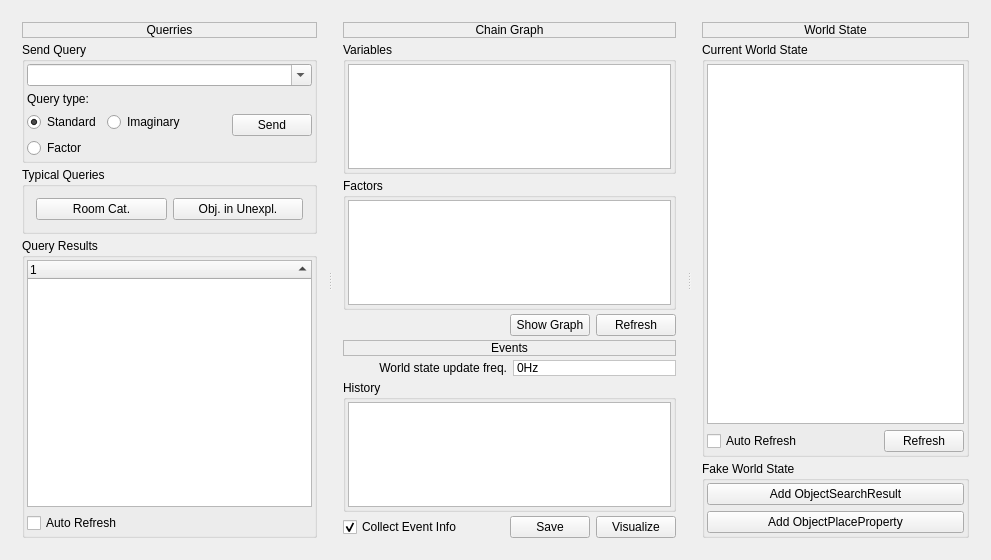
<?xml version="1.0" encoding="UTF-8"?>
<ui version="4.0">
 <class>ConceptualWidgetClass</class>
 <widget class="QWidget" name="ConceptualWidgetClass">
  <property name="geometry">
   <rect>
    <x>0</x>
    <y>0</y>
    <width>991</width>
    <height>560</height>
   </rect>
  </property>
  <property name="windowTitle">
   <string>Conceptual.SA Tester</string>
  </property>
  <property name="windowIcon">
   <iconset resource="../resources.qrc">
    <normaloff>:/icons/icons/applications-engineering.png</normaloff>:/icons/icons/applications-engineering.png</iconset>
  </property>
  <layout class="QHBoxLayout" name="horizontalLayout_3">
   <item>
    <widget class="QSplitter" name="splitter">
     <property name="orientation">
      <enum>Qt::Horizontal</enum>
     </property>
     <widget class="QWidget" name="layoutWidget">
      <layout class="QVBoxLayout" name="verticalLayout_4">
       <property name="spacing">
        <number>4</number>
       </property>
       <item>
        <widget class="QLabel" name="label_3">
         <property name="frameShape">
          <enum>QFrame::StyledPanel</enum>
         </property>
         <property name="frameShadow">
          <enum>QFrame::Raised</enum>
         </property>
         <property name="text">
          <string>Querries</string>
         </property>
         <property name="alignment">
          <set>Qt::AlignCenter</set>
         </property>
        </widget>
       </item>
       <item>
        <widget class="QGroupBox" name="groupBox">
         <property name="title">
          <string>Send Query</string>
         </property>
         <layout class="QVBoxLayout" name="verticalLayout">
          <property name="margin">
           <number>2</number>
          </property>
          <item>
           <widget class="QComboBox" name="queryComboBox">
            <property name="editable">
             <bool>true</bool>
            </property>
            <property name="insertPolicy">
             <enum>QComboBox::NoInsert</enum>
            </property>
           </widget>
          </item>
          <item>
           <layout class="QHBoxLayout" name="horizontalLayout">
            <item>
             <layout class="QGridLayout" name="gridLayout">
              <item row="0" column="0">
               <widget class="QLabel" name="label">
                <property name="text">
                 <string>Query type:</string>
                </property>
               </widget>
              </item>
              <item row="1" column="0">
               <widget class="QRadioButton" name="standardQueryRadioButton">
                <property name="text">
                 <string>Standard</string>
                </property>
                <property name="checked">
                 <bool>true</bool>
                </property>
               </widget>
              </item>
              <item row="2" column="0">
               <widget class="QRadioButton" name="factorQueryRadioButton">
                <property name="text">
                 <string>Factor</string>
                </property>
               </widget>
              </item>
              <item row="1" column="1">
               <widget class="QRadioButton" name="imaginaryQueryRadioButton">
                <property name="text">
                 <string>Imaginary</string>
                </property>
               </widget>
              </item>
             </layout>
            </item>
            <item>
             <spacer name="horizontalSpacer">
              <property name="orientation">
               <enum>Qt::Horizontal</enum>
              </property>
              <property name="sizeHint" stdset="0">
               <size>
                <width>40</width>
                <height>20</height>
               </size>
              </property>
             </spacer>
            </item>
            <item>
             <widget class="QPushButton" name="sendQueryButton">
              <property name="text">
               <string>Send</string>
              </property>
              <property name="icon">
               <iconset resource="../resources.qrc">
                <normaloff>:/icons/icons/stock_mail-send-receive.png</normaloff>:/icons/icons/stock_mail-send-receive.png</iconset>
              </property>
             </widget>
            </item>
           </layout>
          </item>
         </layout>
        </widget>
       </item>
       <item>
        <widget class="QGroupBox" name="groupBox_8">
         <property name="title">
          <string>Typical Queries</string>
         </property>
         <layout class="QGridLayout" name="gridLayout_3">
          <item row="0" column="1">
           <widget class="QPushButton" name="categoriesButton">
            <property name="text">
             <string>Room Cat.</string>
            </property>
           </widget>
          </item>
          <item row="0" column="2">
           <widget class="QPushButton" name="objectsButton">
            <property name="text">
             <string>Obj. in Unexpl.</string>
            </property>
           </widget>
          </item>
         </layout>
        </widget>
       </item>
       <item>
        <widget class="QGroupBox" name="groupBox_2">
         <property name="title">
          <string>Query Results</string>
         </property>
         <layout class="QVBoxLayout" name="verticalLayout_2">
          <property name="margin">
           <number>2</number>
          </property>
          <item>
           <widget class="QTreeWidget" name="queryResultTreeWidget">
            <property name="alternatingRowColors">
             <bool>true</bool>
            </property>
            <property name="rootIsDecorated">
             <bool>false</bool>
            </property>
            <property name="itemsExpandable">
             <bool>true</bool>
            </property>
            <property name="sortingEnabled">
             <bool>true</bool>
            </property>
            <property name="allColumnsShowFocus">
             <bool>true</bool>
            </property>
            <column>
             <property name="text">
              <string notr="true">1</string>
             </property>
            </column>
           </widget>
          </item>
          <item>
           <widget class="QCheckBox" name="autoRefreshQueryCheckBox">
            <property name="text">
             <string>Auto Refresh</string>
            </property>
            <property name="checked">
             <bool>false</bool>
            </property>
           </widget>
          </item>
         </layout>
        </widget>
       </item>
      </layout>
     </widget>
     <widget class="QWidget" name="verticalLayoutWidget">
      <layout class="QVBoxLayout" name="verticalLayout_5">
       <property name="spacing">
        <number>4</number>
       </property>
       <item>
        <widget class="QLabel" name="label_4">
         <property name="frameShape">
          <enum>QFrame::StyledPanel</enum>
         </property>
         <property name="frameShadow">
          <enum>QFrame::Raised</enum>
         </property>
         <property name="text">
          <string>Chain Graph</string>
         </property>
         <property name="alignment">
          <set>Qt::AlignCenter</set>
         </property>
        </widget>
       </item>
       <item>
        <widget class="QGroupBox" name="groupBox_5">
         <property name="title">
          <string>Variables</string>
         </property>
         <layout class="QVBoxLayout" name="verticalLayout_6">
          <property name="margin">
           <number>2</number>
          </property>
          <item>
           <widget class="QListWidget" name="variablesListWidget"/>
          </item>
         </layout>
        </widget>
       </item>
       <item>
        <widget class="QGroupBox" name="groupBox_4">
         <property name="title">
          <string>Factors</string>
         </property>
         <layout class="QVBoxLayout" name="verticalLayout_10">
          <property name="margin">
           <number>2</number>
          </property>
          <item>
           <widget class="QListWidget" name="factorsListWidget"/>
          </item>
         </layout>
        </widget>
       </item>
       <item>
        <layout class="QHBoxLayout" name="horizontalLayout_4">
         <item>
          <spacer name="horizontalSpacer_4">
           <property name="orientation">
            <enum>Qt::Horizontal</enum>
           </property>
           <property name="sizeHint" stdset="0">
            <size>
             <width>40</width>
             <height>20</height>
            </size>
           </property>
          </spacer>
         </item>
         <item>
          <widget class="QPushButton" name="showGraphButton">
           <property name="text">
            <string>Show Graph</string>
           </property>
           <property name="icon">
            <iconset resource="../resources.qrc">
             <normaloff>:/icons/icons/nepomuk.png</normaloff>:/icons/icons/nepomuk.png</iconset>
           </property>
          </widget>
         </item>
         <item>
          <widget class="QPushButton" name="refreshVarsButton">
           <property name="text">
            <string>Refresh</string>
           </property>
           <property name="icon">
            <iconset resource="../resources.qrc">
             <normaloff>:/icons/icons/reload.png</normaloff>:/icons/icons/reload.png</iconset>
           </property>
          </widget>
         </item>
        </layout>
       </item>
       <item>
        <widget class="QLabel" name="label_6">
         <property name="frameShape">
          <enum>QFrame::StyledPanel</enum>
         </property>
         <property name="frameShadow">
          <enum>QFrame::Raised</enum>
         </property>
         <property name="text">
          <string>Events</string>
         </property>
         <property name="alignment">
          <set>Qt::AlignCenter</set>
         </property>
        </widget>
       </item>
       <item>
        <layout class="QGridLayout" name="gridLayout_2">
         <item row="0" column="0">
          <widget class="QLabel" name="label_2">
           <property name="text">
            <string>World state update freq.</string>
           </property>
           <property name="alignment">
            <set>Qt::AlignRight|Qt::AlignTrailing|Qt::AlignVCenter</set>
           </property>
          </widget>
         </item>
         <item row="0" column="1">
          <widget class="QLabel" name="wsFreqLabel">
           <property name="styleSheet">
            <string notr="true">background-color:white</string>
           </property>
           <property name="frameShape">
            <enum>QFrame::StyledPanel</enum>
           </property>
           <property name="frameShadow">
            <enum>QFrame::Sunken</enum>
           </property>
           <property name="text">
            <string>0Hz</string>
           </property>
          </widget>
         </item>
        </layout>
       </item>
       <item>
        <widget class="QGroupBox" name="groupBox_7">
         <property name="title">
          <string>History</string>
         </property>
         <layout class="QVBoxLayout" name="verticalLayout_8">
          <property name="margin">
           <number>2</number>
          </property>
          <item>
           <widget class="QListWidget" name="eventHistoryListWidget">
            <property name="alternatingRowColors">
             <bool>true</bool>
            </property>
           </widget>
          </item>
         </layout>
        </widget>
       </item>
       <item>
        <layout class="QHBoxLayout" name="horizontalLayout_2">
         <item>
          <widget class="QCheckBox" name="collectInfoCheckBox">
           <property name="text">
            <string>Collect Event Info</string>
           </property>
           <property name="checked">
            <bool>true</bool>
           </property>
          </widget>
         </item>
         <item>
          <spacer name="horizontalSpacer_2">
           <property name="orientation">
            <enum>Qt::Horizontal</enum>
           </property>
           <property name="sizeHint" stdset="0">
            <size>
             <width>40</width>
             <height>20</height>
            </size>
           </property>
          </spacer>
         </item>
         <item>
          <widget class="QPushButton" name="saveEventsButton">
           <property name="text">
            <string>Save</string>
           </property>
           <property name="icon">
            <iconset resource="../resources.qrc">
             <normaloff>:/icons/icons/filesave.png</normaloff>:/icons/icons/filesave.png</iconset>
           </property>
          </widget>
         </item>
         <item>
          <widget class="QPushButton" name="visualizeButton">
           <property name="text">
            <string>Visualize</string>
           </property>
           <property name="icon">
            <iconset resource="../resources.qrc">
             <normaloff>:/icons/icons/nepomuk.png</normaloff>:/icons/icons/nepomuk.png</iconset>
           </property>
          </widget>
         </item>
        </layout>
       </item>
      </layout>
     </widget>
     <widget class="QWidget" name="verticalLayoutWidget_2">
      <layout class="QVBoxLayout" name="verticalLayout_3">
       <property name="spacing">
        <number>4</number>
       </property>
       <item>
        <widget class="QLabel" name="label_5">
         <property name="frameShape">
          <enum>QFrame::StyledPanel</enum>
         </property>
         <property name="frameShadow">
          <enum>QFrame::Raised</enum>
         </property>
         <property name="text">
          <string>World State</string>
         </property>
         <property name="alignment">
          <set>Qt::AlignCenter</set>
         </property>
        </widget>
       </item>
       <item>
        <widget class="QGroupBox" name="groupBox_6">
         <property name="title">
          <string>Current World State</string>
         </property>
         <layout class="QVBoxLayout" name="verticalLayout_7">
          <property name="margin">
           <number>2</number>
          </property>
          <item>
           <widget class="QTreeWidget" name="wsTreeWidget">
            <property name="headerHidden">
             <bool>true</bool>
            </property>
            <column>
             <property name="text">
              <string notr="true">1</string>
             </property>
            </column>
           </widget>
          </item>
          <item>
           <layout class="QHBoxLayout" name="horizontalLayout_5">
            <item>
             <widget class="QCheckBox" name="autoRefreshWsCheckBox">
              <property name="text">
               <string>Auto Refresh</string>
              </property>
              <property name="checked">
               <bool>false</bool>
              </property>
             </widget>
            </item>
            <item>
             <spacer name="horizontalSpacer_5">
              <property name="orientation">
               <enum>Qt::Horizontal</enum>
              </property>
              <property name="sizeHint" stdset="0">
               <size>
                <width>40</width>
                <height>20</height>
               </size>
              </property>
             </spacer>
            </item>
            <item>
             <widget class="QPushButton" name="refreshWsButton">
              <property name="text">
               <string>Refresh</string>
              </property>
              <property name="icon">
               <iconset resource="../resources.qrc">
                <normaloff>:/icons/icons/reload.png</normaloff>:/icons/icons/reload.png</iconset>
              </property>
             </widget>
            </item>
           </layout>
          </item>
         </layout>
        </widget>
       </item>
       <item>
        <widget class="QGroupBox" name="groupBox_3">
         <property name="title">
          <string>Fake World State</string>
         </property>
         <layout class="QVBoxLayout" name="verticalLayout_9">
          <property name="margin">
           <number>2</number>
          </property>
          <item>
           <widget class="QPushButton" name="addObjectSearchResultButton">
            <property name="text">
             <string>Add ObjectSearchResult</string>
            </property>
            <property name="icon">
             <iconset resource="../resources.qrc">
              <normaloff>:/icons/icons/add.png</normaloff>:/icons/icons/add.png</iconset>
            </property>
           </widget>
          </item>
          <item>
           <widget class="QPushButton" name="addObjectPlacePropertyButton">
            <property name="text">
             <string>Add ObjectPlaceProperty</string>
            </property>
            <property name="icon">
             <iconset resource="../resources.qrc">
              <normaloff>:/icons/icons/add.png</normaloff>:/icons/icons/add.png</iconset>
            </property>
           </widget>
          </item>
         </layout>
        </widget>
       </item>
      </layout>
     </widget>
    </widget>
   </item>
  </layout>
 </widget>
 <layoutdefault spacing="6" margin="11"/>
 <resources>
  <include location="../resources.qrc"/>
 </resources>
 <connections/>
</ui>
